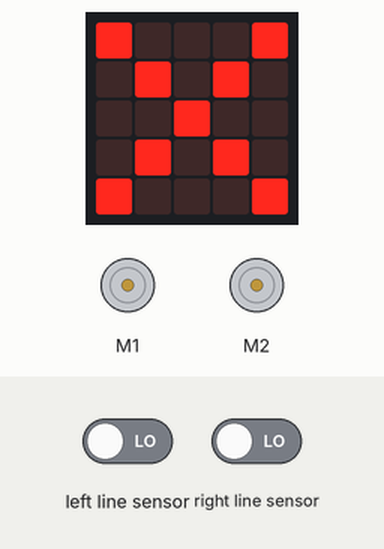
A program run on a simulated BBC micro:bit (MakeCode). Shown: the board's 5×5 LED display, 2 × DC motor (green arrow = forward, orange = backward, longer = faster). The inputs (shaded band) are chosen by the test bench; at power-on: left line sensor LOW, right line sensor LOW.

Above: at 0.1 s.
2.9 s: left line sensor driven HIGH
At 3.8 s:
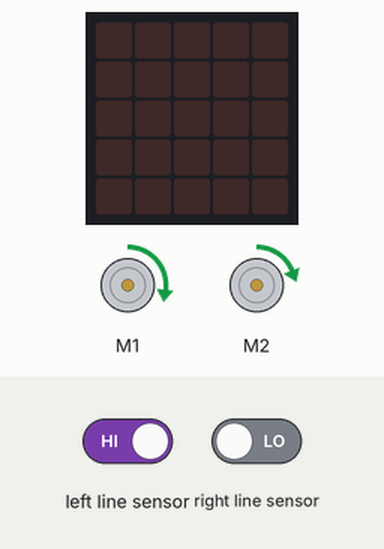
4.4 s: right line sensor driven HIGH
At 6.4 s:
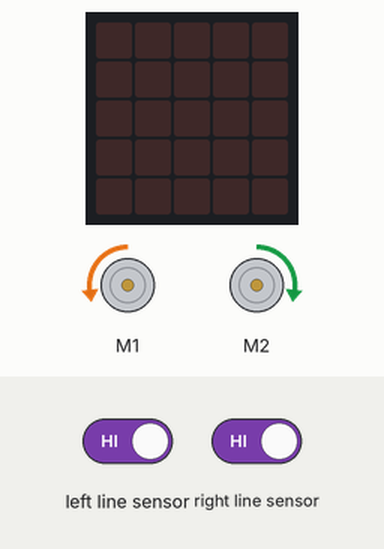
7.4 s: left line sensor driven LOW
At 8.6 s:
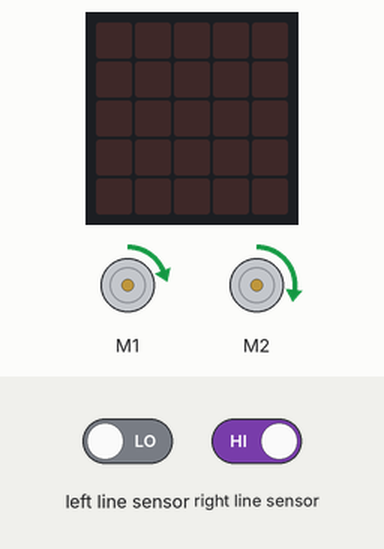
8.9 s: right line sensor driven LOW
At 9.2 s:
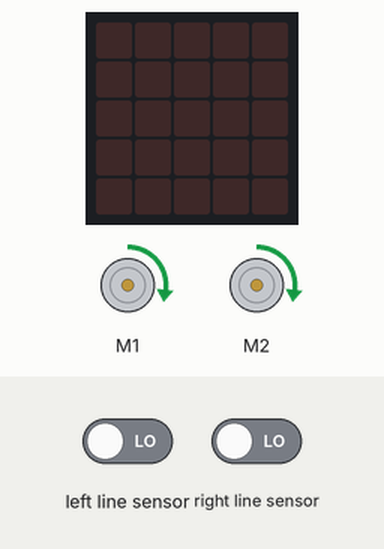
Timing chart, 0 to 11.4 s (numbered marks = the images above; inputs shaded):
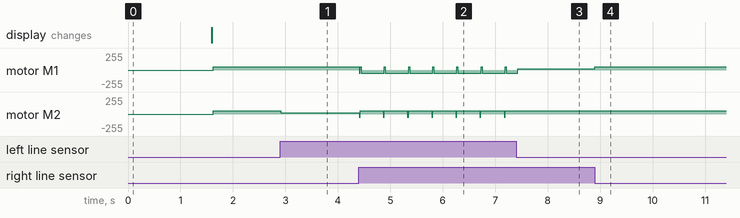

The program:

main.ts
```typescript
basic.showIcon(IconNames.No)
basic.pause(1000)
basic.clearScreen()
led.enable(false)
let dir = 0
basic.forever(function () {
    if (maqueen.readPatrol(maqueen.Patrol.PatrolLeft) == 0 && maqueen.readPatrol(maqueen.Patrol.PatrolRight) == 0) {
        maqueen.motorRun(maqueen.Motors.All, maqueen.Dir.CW, 50)
    } else if (maqueen.readPatrol(maqueen.Patrol.PatrolLeft) == 1 && maqueen.readPatrol(maqueen.Patrol.PatrolRight) == 0) {
        maqueen.motorRun(maqueen.Motors.M1, maqueen.Dir.CW, 50)
        maqueen.motorRun(maqueen.Motors.M2, maqueen.Dir.CW, 20)
    } else if (maqueen.readPatrol(maqueen.Patrol.PatrolLeft) == 0 && maqueen.readPatrol(maqueen.Patrol.PatrolRight) == 1) {
        maqueen.motorRun(maqueen.Motors.M1, maqueen.Dir.CW, 20)
        maqueen.motorRun(maqueen.Motors.M2, maqueen.Dir.CW, 50)
    } else {
        if (dir == 0) {
            maqueen.motorRun(maqueen.Motors.M1, maqueen.Dir.CW, 50)
            maqueen.motorRun(maqueen.Motors.M2, maqueen.Dir.CCW, 50)
            dir = 1
        }
        if (dir == 1) {
            maqueen.motorRun(maqueen.Motors.M1, maqueen.Dir.CCW, 50)
            maqueen.motorRun(maqueen.Motors.M2, maqueen.Dir.CW, 50)
            dir = 0
        }
    }
})
```

test.ts
```typescript
// os teses vão aqui; isto não será compilado quando este pacote for usado como extensão.
```

Measured:
- after the input at 2.9 s, motor M2: forward 50/255 → forward 20/255 at once
- after the input at 4.4 s, motor M1: forward 50/255 → backward 50/255 at once, then repeats every 0.46 s: forward 50/255 0.02 s, backward 50/255 0.44 s; motor M2: alternates forward 50/255 for 0.44 s and backward 50/255 for 0.02 s, starting at once
- after the input at 7.4 s, motor M2: stops changing and stays forward 50/255
- after the input at 8.9 s, motor M1: forward 20/255 → forward 50/255 at once
